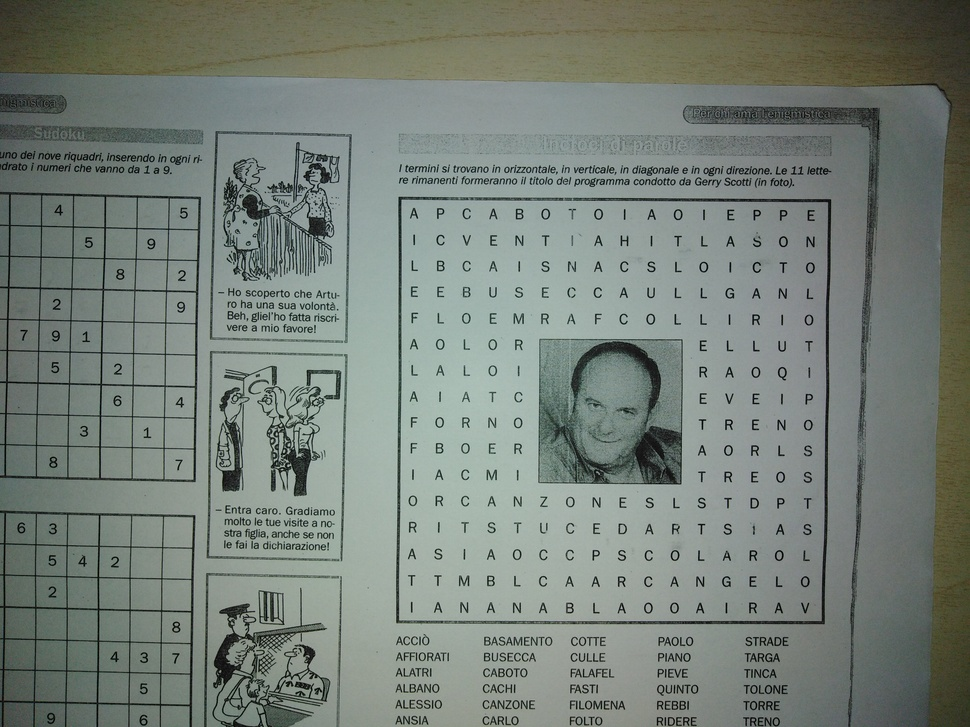
#> input picture Sample pictures/1.jpg, 970 x 727 px, shrunk from 4160 x 3120 before the run
$ python -i frameLibrary.py   (imports and definitions only)
#> lines starting #> are read from the running program, lines starting #| are printed output that depends on the picture; after the words box and inside, x2 and y2 are one past the last pixel; in counts of white or black regions, pixels touching at a corner belong together
import cv2
import numpy as np

'''Questo mi contiene in maniera più comoda i parametri che poi mi serviranno  per i procedimenti inversi di warp e crop'''
class processedPicture:
    def __init__(self, img_warped, img_cropped, oldVertexes, newVertexes):
        self.img_warped = img_warped
        self.img_cropped = img_cropped
        self.oldVertexes = oldVertexes
        self.newVertexes = newVertexes

#################################### PUBLIC METHODS#####################################################
'''Questo serve a riconoscere la cornice del puzzle, fare il crop per avere un'immagine stiracchiata per il riconosciemtno delle lettere
e si salva anche qualche parametro sulla posizione di punti chiave per fare il processo inverso al crop e allo stiracchiamento quando bisognerà stamparla'''
def processImage(img_BGR):
    # 1 COLORS
    img_BW = cv2.cvtColor(img_BGR, cv2.COLOR_BGR2GRAY)

    # 2 VERTEXES
    # questa è la posizione dei 4 vertici del quadrilatero originale della cornice del puzzle
    sortedVertexes = getFrameVertexes(img_BW)
    # questa è la nuova posizione dei vertici che mi server per fare il wrap
    newSortedVertexes = getNewFrameVertexes(sortedVertexes)

    # 3 AFFINE IMAGE
    # stiracchio l'immagine per raddrizzare un po' il quadrilatero del puzzle
    img_warped = getWarpedImage(img_BGR, sortedVertexes, newSortedVertexes)

    # 4 CROP
    # ritaglio solo la ROI che mi interessa
    img_cropped = cropImage(img_warped, newSortedVertexes)

    return processedPicture(img_warped, img_cropped, sortedVertexes, newSortedVertexes)


'''Ricevo l'immagine colla ROI del puzzle e le linee aggiuntive delle parole trovate
e devo ritrasformarla in base alle coordinate originali'''
# [8 lines left out: function getFinalImage, not called in this run]


############################################## PRIVATE METHODS ##########################################################
# in realtà sono tutti public, ma volevo distinguere visivamente tra quali devono essere chiamati all'esterno e quali no

'''Questa funzione riceve in input l'immagine in bianco e nero (perchè sì)
E restituisce in output un vettore dei 4 vertici della cornice del puzzle, ordinati'''
def getFrameVertexes(img_BW):

    '''Tutti i seguenti parametri sono stati scelti dopo aver fatto molti tentativi a mano.
    Per velocizzare il processo ci siamo scritti un altro programmino in python che utilizza delle trackbar.'''
    # 1 BLUR
    img_blurred = cv2.GaussianBlur(img_BW, (7, 7), 0)

    # 2 ADAPTIVE THRESHOLD
    img_thresh = cv2.adaptiveThreshold(img_blurred, 255, cv2.ADAPTIVE_THRESH_MEAN_C, cv2.THRESH_BINARY_INV, 81, 15)

    # 3 OPEN CLOSE
    # nota: questo processo potrebbe peggiorare la leggibilità delle lettere,
    # ma non è un problema perchè qui stiamo solo cercando di riconoscere la cornice del puzzle
    kernelSize = 2
    openKernel = np.ones((kernelSize, kernelSize))
    img_open = cv2.morphologyEx(img_thresh, cv2.MORPH_OPEN, openKernel, iterations = 1)
    kernelSize = 3
    closeKernel = np.ones((kernelSize, kernelSize))
    img_openClosed = cv2.morphologyEx(img_open, cv2.MORPH_CLOSE, closeKernel, iterations = 2)

    # 4 CONTOURS
    # qui cerchiamo di approssimare la figura del quadrilatero per estrapolarne i vertici
    # fisso una dimensione minima per l'area del puzzle. Se non troviamo un quadrilatero abbastanza grande l'immagine è da scartare
    shorterSide = np.minimum(img_BW.shape[0], img_BW.shape[1])
    thresholdArea = shorterSide * shorterSide / 5
    fourVertexes = []

    contoursList, hierarchy = cv2.findContours(img_openClosed, cv2.RETR_EXTERNAL, cv2.CHAIN_APPROX_NONE)

    for contour in contoursList:
        area = cv2.contourArea(contour)
        # vogliamo che il rettangolo sia abbastanza grande, e sia il più grande dell'immagine
        if thresholdArea < area:
            perimeter = cv2.arcLength(contour, True)
            vertexes = cv2.approxPolyDP(contour, 0.03 * perimeter, True)
            # vogliamo solo quadrilateri
            if len(vertexes) == 4:
                fourVertexes = vertexes
                thresholdArea = area

    if len(fourVertexes) != 4:
        raise ValueError()
    fourVertexes = [vertex[0] for vertex in fourVertexes]

    # 5 SORT VERTEXES
    # li ordino in modo che seguano un ordine circolare partendo dal pivot
    # il pivot point ha queste proprietà: appartiene al lato più lungo del quadrilatero ed è il primo dei due in base all'ordine del vettore
    sortedVertexes = sortVertexes(fourVertexes)

    return sortedVertexes


'''Lo scopo di questa funzione è quello restituire in output il vettore colle nuove posizioni dei vertici per fare il wrap,
in modo che il nuovo quadrilatero che formeranno avrà la size desiderata.
Per farlo sposto tutti i vertici tranne il pivot (quindi ne sposto 3)'''
def getNewFrameVertexes(sortedVertexes):
    newSortedVertexes = sortedVertexes.copy()

    # "vector" nel senso che non è un valore assoluto ma è con segno
    finalWidthVector, finalHeightVector = croppedDimensions(sortedVertexes)
    pivotVertex = sortedVertexes[0]
    followingVertex = sortedVertexes[1]

    newSortedVertexes[0] = pivotVertex

    # devo capire dove sta il pivot (alto, basso, SX, DX) e lo capisco confrontandolo col suo successore
    xDifference = abs(pivotVertex[0] - followingVertex[0])
    yDifference = abs(pivotVertex[1] - followingVertex[1])
    if xDifference < yDifference:
        # i punti sono uno sopra l'altro'
        newSortedVertexes[1] = pivotVertex + [0, finalHeightVector]
        newSortedVertexes[2] = pivotVertex + [finalWidthVector, finalHeightVector]
        newSortedVertexes[3] = pivotVertex + [finalWidthVector, 0]
    else:
        newSortedVertexes[1] = pivotVertex + [finalWidthVector, 0]
        newSortedVertexes[2] = pivotVertex + [finalWidthVector, finalHeightVector]
        newSortedVertexes[3] = pivotVertex + [0, finalHeightVector]

    return newSortedVertexes


'''Questa funzione riordina i vertici del quadrilatero in modo da averli adiacenti uno dopo l'altro.
Non so se alla fine sono in ordine orario o antioriario, nè in che posizione sia il primo, ma non mi interessa'''
def sortVertexes(vertexes):
    sortedVertexes = []
    vertexesList = vertexes.copy()

    # parto da uno a caso e itero cercando di volta in volta il vertice più vicino
    currentVertex = vertexesList.pop()
    sortedVertexes.append(currentVertex)
    while 0 < len(vertexesList):
        closestIndex = None
        closestDistance = None

        for index in range(len(vertexesList)):
            distance = cv2.norm(currentVertex - vertexesList[index], normType = cv2.NORM_L2)
            if closestDistance is None or distance < closestDistance:
                closestDistance = distance
                closestIndex = index

        currentVertex = vertexesList[closestIndex]
        vertexesList.pop(closestIndex)
        sortedVertexes.append(currentVertex)

    # voglio che il pivot vertex sia il primo
    pivotVertexIndex = longestSideVertexIndex(sortedVertexes)
    for i in range(pivotVertexIndex):
        firstVertex = sortedVertexes.pop(0)
        sortedVertexes.append(firstVertex)

    return sortedVertexes

'''dato un vettore di vertici mi ritorna l'indice del vettore che collegato col suo successore
forma il lato più lungo del quadrilatero'''
def longestSideVertexIndex(vertexes):
    indexMax = 0
    distanceMax = 0

    for index in range(len(vertexes)):
        vertex1 = vertexes[index]
        vertex2 = vertexes[(index + 1) % len(vertexes)]

        distance = cv2.norm(vertex1 - vertex2, normType = cv2.NORM_L2)
        if distanceMax < distance:
            indexMax = index
            distanceMax = distance

    return indexMax

'''Riceve in input 4 vertici del quadrilatero sbilenco e mi calcola quale sarà la dimensione del quadrilatero finale
restituendo in output width e height con segno rispetto al pivot'''
def croppedDimensions(sortedVertexes):
    # Parto dal pivot vertex e guardo com'è messo (orizzontale verticale) in base agli altri 2 vertci che gli stanno vicini
    previousVertex = sortedVertexes[3]
    currentVertex = sortedVertexes[0]
    followingVertex = sortedVertexes[1]

    distance1 = cv2.norm(currentVertex - followingVertex, normType = cv2.NORM_L2)
    distance2 = cv2.norm(currentVertex - previousVertex, normType = cv2.NORM_L2)

    xDifference = abs(currentVertex[0] - followingVertex[0])
    yDifference = abs(currentVertex[1] - followingVertex[1])

    # prima devo capire quali coppie di punti dovrebbero essere in verticale e quale in orizzontale ...
    if xDifference < yDifference:
        # poi devo capire quale dei 2 sta sopra l'altro, da sapere come sono posizionati l'uno rispetto all'altro
        if currentVertex[1] < followingVertex[1]:
            heightVector = distance1
        else:
            heightVector = -distance1

        # ora, per esclusione glia altri 2 sono in orizzontale, e devo capire quale sta a SX
        if currentVertex[0] < previousVertex[0]:
            widthVector = distance2
        else:
            widthVector = -distance2
    # qui invece siamo nel caso invertito in cui il punto con indice i+1 sta in orizzontale rispetto all'altro
    else:
        if currentVertex[0] < followingVertex[0]:
            widthVector = distance1
        else:
            widthVector = -distance1

        if currentVertex[1] < previousVertex[1]:
            heightVector = distance2
        else:
            heightVector = -distance2

    return int(widthVector), int(heightVector)


'''Serve a trovare il vertice in alto a sinistra partendo da 4 vertici disposti a rettangolo'''
def getHighSX(vertexes):
    minIndex = 0
    minValue = cv2.norm(vertexes[minIndex], normType = cv2.NORM_L2)

    for index in range (1, 4):
        value = cv2.norm(vertexes[index], normType = cv2.NORM_L2)
        if value < minValue:
            minIndex = index
            minValue = value

    return vertexes[minIndex]


def cropImage(img, croppedVertexes):
    highSXCroppedPoint = getHighSX(croppedVertexes)
    croppedWidth, croppedHeight = croppedDimensions(croppedVertexes)
    croppedWidth = abs(croppedWidth)
    croppedHeight = abs(croppedHeight)

    img_cropped = img[highSXCroppedPoint[1]: highSXCroppedPoint[1] + croppedHeight, highSXCroppedPoint[0]: highSXCroppedPoint[0] + croppedWidth]

    return img_cropped

# [10 lines left out: function cropImageInverse, not called in this run]

def getWarpedImage(img_BGR, sortedVertexes, newSortedVertexes):
    croppedMatrix = cv2.getPerspectiveTransform(np.asarray(sortedVertexes, np.float32), np.asarray(newSortedVertexes, np.float32))
    img_warped = cv2.warpPerspective(img_BGR, croppedMatrix, (img_BGR.shape[1], img_BGR.shape[0]))

    return img_warped


# [10 lines left out: function getInverseWarpedImage, not called in this run]

>>> import cv2
>>> picture = cv2.imread('../../Sample pictures/1.jpg')
#> picture is the input picture: shape (727, 970, 3); mean B, G, R 120.6, 128.4, 119.4
>>> result = processImage(picture)
#> in processImage, `img_BW = cv2.cvtColor(img_BGR, cv2.COLOR_BGR2GRAY)`:
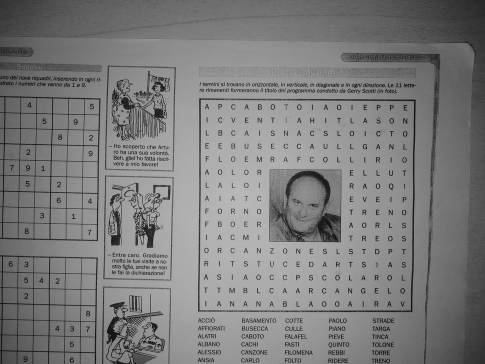
#> img_BW: shape (727, 970) (shown at 1/2 size); min 0, max 204, mean 124.8
#> in getFrameVertexes, `img_thresh = cv2.adaptiveThreshold(img_blurred, 255, cv2.ADAPTIVE_THRE..`:
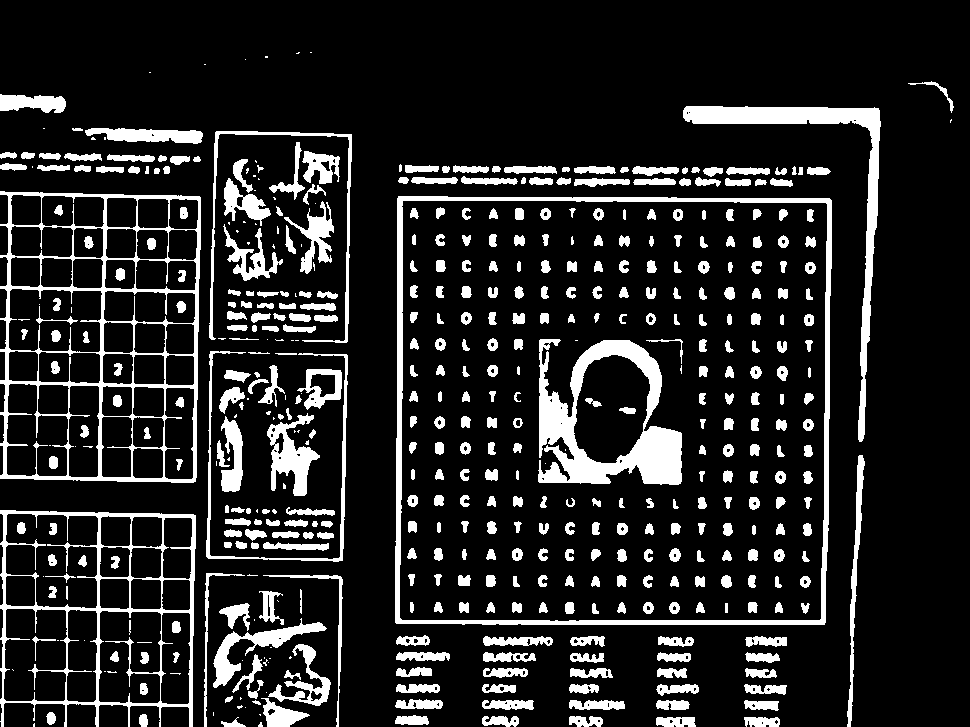
#> img_thresh: shape (727, 970); 14.4% white; 513 white regions (83 under 20 px), largest, box (x1, y1, x2, y2) and area: (0, 191, 201, 483) 9567, (538, 339, 682, 485) 8905, (395, 196, 832, 625) 8534
#> in getFrameVertexes, `img_open = cv2.morphologyEx(img_thresh, cv2.MORPH_OPEN, openKernel, it..`:
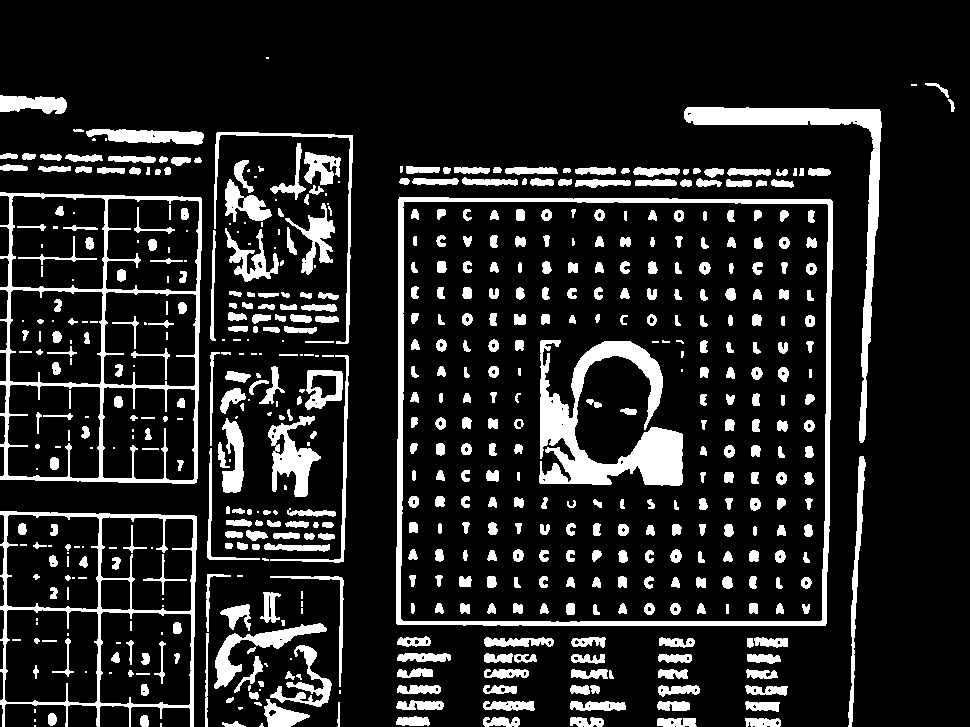
#> img_open: shape (727, 970); 14.1% white; 588 white regions (104 under 20 px), largest, box (x1, y1, x2, y2) and area: (539, 340, 683, 486) 8886, (396, 197, 833, 626) 8533, (0, 192, 202, 484) 7122
#> in getFrameVertexes, `img_openClosed = cv2.morphologyEx(img_open, cv2.MORPH_CLOSE, closeKern..`:
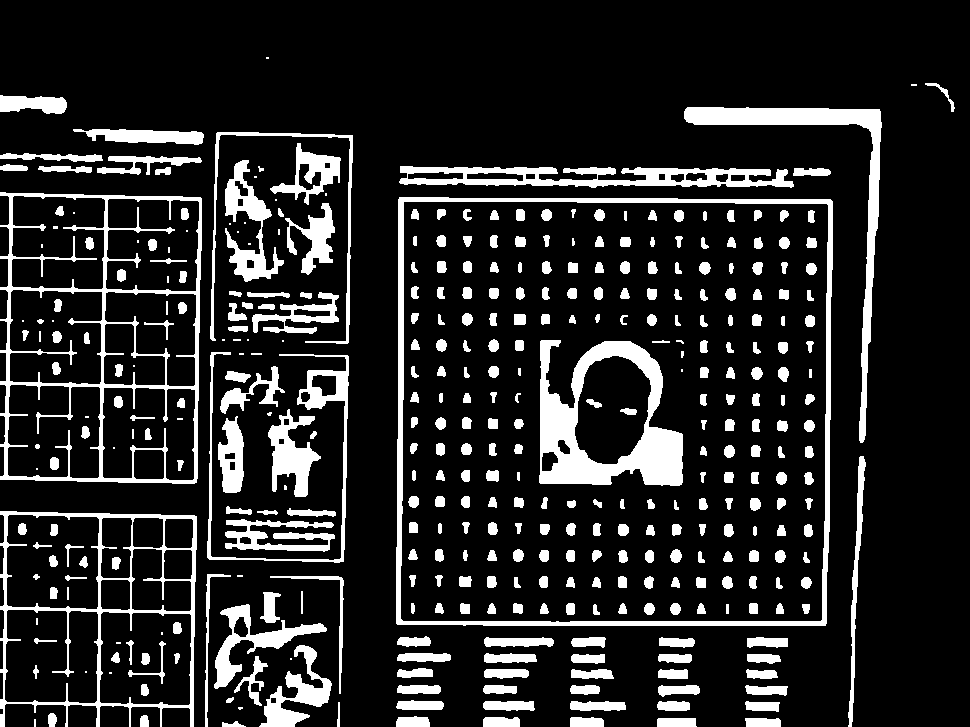
#> img_openClosed: shape (727, 970); 15.1% white; 396 white regions (43 under 20 px)
#> in getFrameVertexes, `contoursList, hierarchy = cv2.findContours(img_openClosed, cv2.RETR_EX..`: contoursList = 103 contours, 23 with area under 20; largest, box (x1, y1, x2, y2) and area: (396, 197, 833, 626) 184281, (0, 192, 202, 484) 55096, (0, 511, 197, 727) 36929, (399, 166, 794, 188) 5372, (684, 107, 882, 443) 5358
#> the loop in getFrameVertexes, `for contour in contoursList:` made 103 passes
#> (area, perimeter, fourVertexes, thresholdArea) on pass 83: (184281, 1719.5, [[399, 197], [396, 623], [825, 625], [832, 201]], 184281)
#> after the loop in getFrameVertexes, `for contour in contoursList:`: perimeter = 1719.5; thresholdArea = 184281
#> in sortVertexes, `vertexesList = vertexes.copy()`: vertexesList = [[399, 197], [396, 623], [825, 625], [832, 201]]
#> in sortVertexes, `currentVertex = vertexesList.pop()`: currentVertex = [832, 201]
#> the loop in sortVertexes, `while 0 < len(vertexesList):` made 3 passes
#> after the loop in sortVertexes, `while 0 < len(vertexesList):`: sortedVertexes = [[832, 201], [825, 625], [396, 623], [399, 197]]; vertexesList = []
#> the loop in longestSideVertexIndex, `for index in range(len(vertexes)):` made 4 passes
#> (vertex1, vertex2, distance, distanceMax) on passes 1, 2, 4: ([832, 201], [825, 625], 424.1, 424.1), ([825, 625], [396, 623], 429, 429), ([399, 197], [832, 201], 433, 433)
#> after the loop in longestSideVertexIndex, `for index in range(len(vertexes)):`: distanceMax = 433; indexMax = 3
#> the loop in sortVertexes, `for i in range(pivotVertexIndex):` made 3 passes
#> after the loop in sortVertexes, `for i in range(pivotVertexIndex):`: sortedVertexes = [[399, 197], [832, 201], [825, 625], [396, 623]]
#> in croppedDimensions, `previousVertex = sortedVertexes[3]`: previousVertex = [396, 623]
#> in croppedDimensions, `currentVertex = sortedVertexes[0]`: currentVertex = [399, 197]
#> in croppedDimensions, `followingVertex = sortedVertexes[1]`: followingVertex = [832, 201]
#> in croppedDimensions, `distance1 = cv2.norm(currentVertex - followingVertex, normType = cv2.N..`: distance1 = 433
#> in croppedDimensions, `distance2 = cv2.norm(currentVertex - previousVertex, normType = cv2.NO..`: distance2 = 426
#> in croppedDimensions, `xDifference = abs(currentVertex[0] - followingVertex[0])`: xDifference = 433
#> in croppedDimensions, `yDifference = abs(currentVertex[1] - followingVertex[1])`: yDifference = 4
#> in croppedDimensions, `widthVector = distance1`: widthVector = 433
#> in croppedDimensions, `heightVector = distance2`: heightVector = 426
#> in getNewFrameVertexes, `finalWidthVector, finalHeightVector = croppedDimensions(sortedVertexes)`: finalWidthVector = 433; finalHeightVector = 426
#> in getNewFrameVertexes, `pivotVertex = sortedVertexes[0]`: pivotVertex = [399, 197]
#> in getNewFrameVertexes, `followingVertex = sortedVertexes[1]`: followingVertex = [832, 201]
#> in getNewFrameVertexes, `xDifference = abs(pivotVertex[0] - followingVertex[0])`: xDifference = 433
#> in getNewFrameVertexes, `yDifference = abs(pivotVertex[1] - followingVertex[1])`: yDifference = 4
#> in processImage, `newSortedVertexes = getNewFrameVertexes(sortedVertexes)`: newSortedVertexes = [[399, 197], [832, 197], [832, 623], [399, 623]]
#> in getWarpedImage, `croppedMatrix = cv2.getPerspectiveTransform(np.asarray(sortedVertexes,..`: croppedMatrix = [[0.983, -0.00173, 3.87], [-0.0111, 0.978, 7.12], [-1.04e-05, -2.17e-05, 1]]
#> in getWarpedImage, `img_warped = cv2.warpPerspective(img_BGR, croppedMatrix, (img_BGR.shap..`:
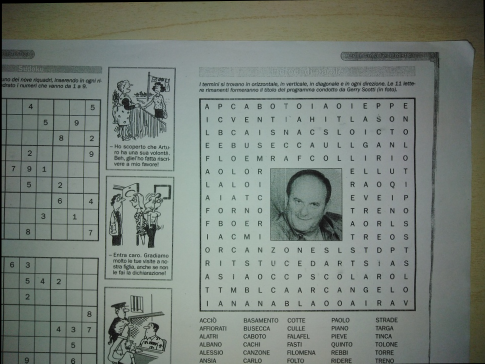
#> img_warped: shape (727, 970, 3) (shown at 1/2 size); mean B, G, R 120.3, 127.9, 118.9
#> in getHighSX, `minValue = cv2.norm(vertexes[minIndex], normType = cv2.NORM_L2)`: minValue = 445
#> the loop in getHighSX, `for index in range (1, 4):` made 3 passes
#> value on passes 1 to 3: 855, 1039.4, 739.8
#> after the loop in getHighSX, `for index in range (1, 4):`: minIndex = 0; minValue = 445
#> in cropImage, `highSXCroppedPoint = getHighSX(croppedVertexes)`: highSXCroppedPoint = [399, 197]
#> in cropImage, `croppedWidth, croppedHeight = croppedDimensions(croppedVertexes)`: croppedWidth = 433; croppedHeight = 426
#> in cropImage, `img_cropped = img[highSXCroppedPoint[1]: highSXCroppedPoint[1] + cropp..`:
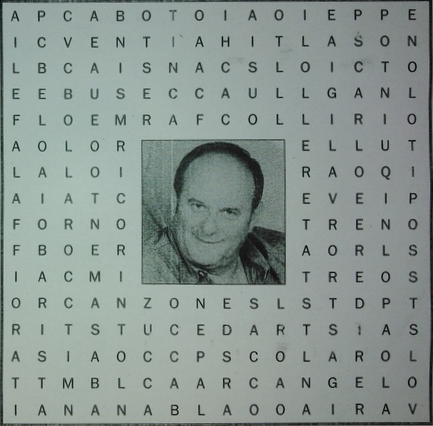
#> img_cropped: shape (426, 433, 3); mean B, G, R 145.7, 150.5, 138.3
#> in __init__, `self.oldVertexes = oldVertexes`: self.oldVertexes = [[399, 197], [832, 201], [825, 625], [396, 623]]
#> in __init__, `self.newVertexes = newVertexes`: self.newVertexes = [[399, 197], [832, 197], [832, 623], [399, 623]]
